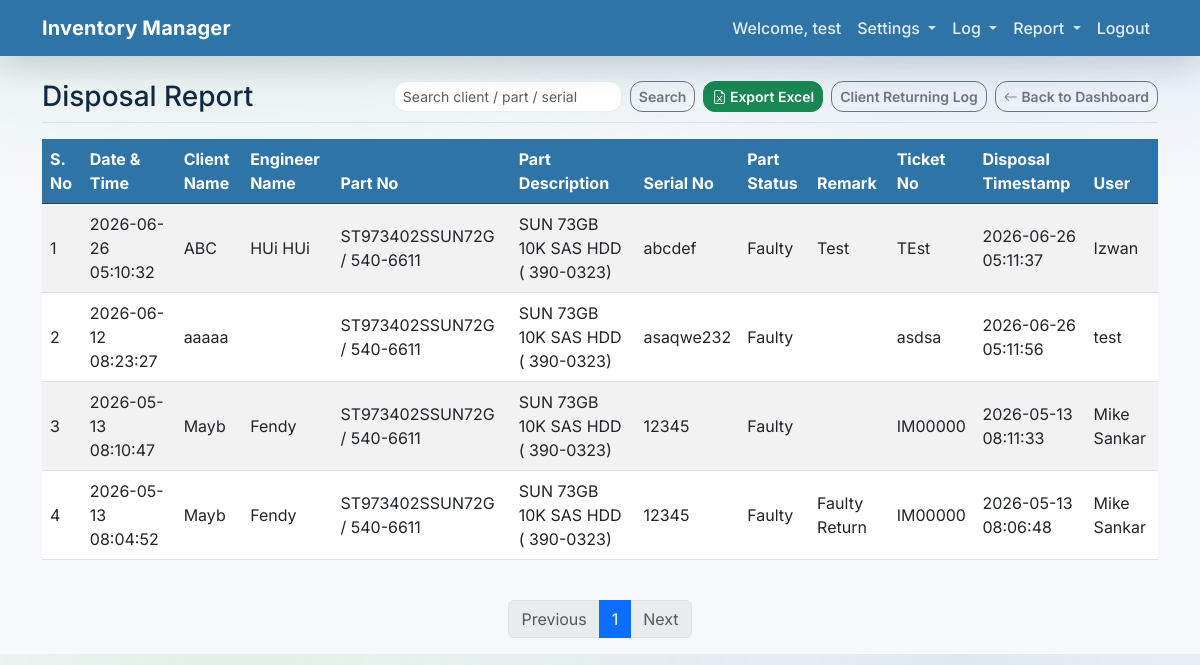
Screenshot of /reports/disposal-report (signed in) with the database file from the repository.
### app/models.py (models this page shows)
class User(Base):
    __tablename__ = "users"
    id = Column(Integer, primary_key=True, index=True)
    email = Column(String, unique=True, index=True)
    hashed_password = Column(String)
    full_name = Column(String, nullable=True)
    is_active = Column(Boolean, default=True)
    is_admin = Column(Boolean, default=False)

class ClientFaultyLog(Base):
    __tablename__ = "client_faulty_logs"
    id = Column(Integer, primary_key=True, index=True)
    created_at = Column(DateTime(timezone=True), server_default=func.now())
    user_id = Column(Integer, ForeignKey("users.id"), nullable=True)
    part_id = Column(Integer, ForeignKey("sku_parts.id"), nullable=True)
    client_name = Column(String, nullable=True, index=True)
    engineer_name = Column(String, nullable=True)
    part_no = Column(String, nullable=True, index=True)
    part_description = Column(String, nullable=True)
    serial_no = Column(String, nullable=True, index=True)
    part_status = Column(String, nullable=True)
    remark = Column(String, nullable=True)
    ticket_no = Column(String, nullable=True, index=True)
    disposed_flag = Column(Boolean, default=False)
    disposed_at = Column(DateTime(timezone=True), nullable=True)
    user = relationship("User")
    part = relationship("SkuPart")

### app/main.py (the view)
@app.get("/reports/disposal-report", response_class=HTMLResponse)
async def disposal_report(
    request: Request,
    page: int = 1,
    limit: int = 20,
    search: Optional[str] = None,
    success_msg: str | None = None,
    error_msg: str | None = None,
    db: Session = Depends(get_db),
):
    user = await auth.get_current_user_from_cookie(request, db)
    if not user:
        return RedirectResponse(url="/login?session_expired=true")
    page = max(page, 1)
    limit = max(min(limit, 200), 1)
    skip = (page - 1) * limit
    rows, total_count = crud.get_client_faulty_logs(db, skip=skip, limit=limit, search_query=search, disposed=True)
    total_pages = max((total_count + limit - 1) // limit, 1)
    return templates.TemplateResponse(
        request,
        "client_faulty_log.html",
        {
            "request": request,
            "user": user,
            "rows": rows,
            "page": page,
            "limit": limit,
            "total_pages": total_pages,
            "total_count": total_count,
            "search": search,
            "mode": "disposal",
            "success_msg": success_msg,
            "error_msg": error_msg,
        },
    )

### app/templates/client_faulty_log.html (shortened to what this page needs)
{% extends "base.html" %}
{% block content %}
<div class="d-flex justify-content-between flex-wrap flex-md-nowrap align-items-center pb-2 mb-3 border-bottom">
    {% if mode == 'disposal' %}
    <h2 class="h3 mb-0">Disposal Report</h2>
    {% else %}
    <h2 class="h3 mb-0">Client Returning Log</h2>
    {% endif %}
    <div class="btn-toolbar mb-2 mb-md-0 gap-2">
        {% if mode == 'disposal' %}
        <form class="d-flex" method="get" action="/reports/disposal-report">
        {% else %}
        <form class="d-flex" method="get" action="/reports/client-faulty-log">
        {% endif %}
            <input class="form-control form-control-sm me-2" type="search" placeholder="Search client / part / serial" name="search" value="{{ search or '' }}">
            <button class="btn btn-outline-secondary btn-sm" type="submit">Search</button>
        </form>
        {% if mode == 'disposal' %}
        <a href="/export/reports/disposal-report.xlsx{% if search %}?search={{ search }}{% endif %}" class="btn btn-success btn-sm">
            <i class="bi bi-file-earmark-excel"></i> Export Excel
        </a>
        {% else %}
        <a href="/export/reports/client-faulty-log.xlsx{% if search %}?search={{ search }}{% endif %}" class="btn btn-success btn-sm">
            <i class="bi bi-file-earmark-excel"></i> Export Excel
        </a>
        {% endif %}
        {% if mode != 'disposal' %}
        <a href="/reports/disposal-report" class="btn btn-outline-secondary btn-sm">Disposal Report</a>
        <button type="submit" class="btn btn-danger btn-sm" form="disposeForm">Disposal</button>
        {% else %}
        <a href="/reports/client-faulty-log" class="btn btn-outline-secondary btn-sm">Client Returning Log</a>
        {% endif %}
        <a href="/" class="btn btn-outline-secondary btn-sm">
            <i class="bi bi-arrow-left"></i> Back to Dashboard
        </a>
    </div>
</div>
<div class="table-responsive">
    <table class="table table-striped table-hover align-middle">
        <thead class="table-dark">
            <tr>
                <th scope="col">S. No</th>
                <th scope="col">Date &amp; Time</th>
                <th scope="col">Client Name</th>
                <th scope="col">Engineer Name</th>
                <th scope="col">Part No</th>
                <th scope="col">Part Description</th>
                <th scope="col">Serial No</th>
                <th scope="col">Part Status</th>
                <th scope="col">Remark</th>
                <th scope="col">Ticket No</th>
                {% if mode == 'disposal' %}
                <th scope="col">Disposal Timestamp</th>
                {% endif %}
                <th scope="col">User</th>
            </tr>
        </thead>
        <tbody>
            {% for r in rows %}
            <tr>
                <td>{{ (page - 1) * limit + loop.index }}</td>
                <td>{% if r.created_at %}{{ r.created_at.strftime("%Y-%m-%d %H:%M:%S") }}{% endif %}</td>
                <td>{{ r.client_name or '' }}</td>
                <td>{{ r.engineer_name or '' }}</td>
                <td>{{ r.part_no or '' }}</td>
                <td>{{ r.part_description or '' }}</td>
                <td>{{ r.serial_no or '' }}</td>
                <td>{{ r.part_status or '' }}</td>
                <td>{{ r.remark or '' }}</td>
                <td>{{ r.ticket_no or '' }}</td>
                {% if mode == 'disposal' %}
                <td>{% if r.disposed_at %}{{ r.disposed_at.strftime("%Y-%m-%d %H:%M:%S") }}{% endif %}</td>
                {% endif %}
                <td>{% if r.user %}{{ r.user.full_name or r.user.email or '' }}{% endif %}</td>
            </tr>
            {% else %}
            <tr>
                <td colspan="{% if mode == 'disposal' %}12{% else %}12{% endif %}" class="text-center py-4 text-muted">
                    {% if mode == 'disposal' %}No disposal logs found.{% else %}No client returning logs found.{% endif %}
                </td>
            </tr>
            {% endfor %}
        </tbody>
    </table>
</div>
<nav aria-label="Client returning log pagination" class="mt-4">
    <ul class="pagination justify-content-center">
        <li class="page-item {% if page == 1 %}disabled{% endif %}">
            {% if mode == 'disposal' %}
            <a class="page-link" href="/reports/disposal-report?page={{ page - 1 }}&limit={{ limit }}{% if search %}&search={{ search }}{% endif %}">Previous</a>
            {% else %}
            <a class="page-link" href="/reports/client-faulty-log?page={{ page - 1 }}&limit={{ limit }}{% if search %}&search={{ search }}{% endif %}">Previous</a>
            {% endif %}
        </li>
        {% for p in range(1, total_pages + 1) %}
        <li class="page-item {% if p == page %}active{% endif %}">
            {% if mode == 'disposal' %}
            <a class="page-link" href="/reports/disposal-report?page={{ p }}&limit={{ limit }}{% if search %}&search={{ search }}{% endif %}">{{ p }}</a>
            {% else %}
            <a class="page-link" href="/reports/client-faulty-log?page={{ p }}&limit={{ limit }}{% if search %}&search={{ search }}{% endif %}">{{ p }}</a>
            {% endif %}
        </li>
        {% endfor %}
        <li class="page-item {% if page == total_pages %}disabled{% endif %}">
            {% if mode == 'disposal' %}
            <a class="page-link" href="/reports/disposal-report?page={{ page + 1 }}&limit={{ limit }}{% if search %}&search={{ search }}{% endif %}">Next</a>
            {% else %}
            <a class="page-link" href="/reports/client-faulty-log?page={{ page + 1 }}&limit={{ limit }}{% if search %}&search={{ search }}{% endif %}">Next</a>
            {% endif %}
        </li>
    </ul>
</nav>
{% endblock %}

### app/templates/base.html (shortened to what this page needs)
<!DOCTYPE html>
<html lang="en">
<head>
    <link href="https://cdn.jsdelivr.net/npm/bootstrap@5.3.0/dist/css/bootstrap.min.css" rel="stylesheet">
    <link rel="stylesheet" href="https://cdn.jsdelivr.net/npm/bootstrap-icons@1.11.0/font/bootstrap-icons.css">
    <link rel="stylesheet" href="https://cdn.jsdelivr.net/npm/ag-grid-community/styles/ag-grid.css">
</head>
<body>
    {% block body_content %}
    <nav class="navbar navbar-expand-lg navbar-dark bg-primary mb-4">
        <div class="container">
            <a class="navbar-brand" href="/">Inventory Manager</a>
            <div class="collapse navbar-collapse" id="navbarNav">
                <ul class="navbar-nav ms-auto">
                    {% if user %}
                    <li class="nav-item">
                        <span class="nav-link text-white">Welcome, {{ user.full_name or user.email }}</span>
                    </li>
                    <li class="nav-item dropdown">
                        <a class="nav-link dropdown-toggle" href="#" id="settingsDropdown" role="button" data-bs-toggle="dropdown" aria-expanded="false">
                            Settings
                        </a>
                    </li>
                    <li class="nav-item dropdown">
                        <a class="nav-link dropdown-toggle" href="#" id="logDropdown" role="button" data-bs-toggle="dropdown" aria-expanded="false">
                            Log
                        </a>
                    </li>
                    <li class="nav-item dropdown">
                        <a class="nav-link dropdown-toggle" href="#" id="reportDropdown" role="button" data-bs-toggle="dropdown" aria-expanded="false">
                            Report
                        </a>
                    </li>
                    <li class="nav-item">
                        <a class="nav-link" href="/logout">Logout</a>
                    </li>
                    {% endif %}
                </ul>
            </div>
        </div>
    </nav>
    <div class="container">
        {% block content %}{% endblock %}
    </div>
    {% endblock %}
</body>
</html>

### app/templates/base.html (style rules this page uses)
:root { --bb-navy: #2f74a7; --bb-navy-hover: #275f88; --bb-teal: #2aa84a; --bb-teal-hover: #228a3d; --bb-bg: #f6f8fb; --bb-surface: #ffffff; --bb-border: #e6edf5; --bb-text: #102a43; --bb-muted: #6b7a90; --bs-primary: var(--bb-navy); --bs-link-color: var(--bb-teal); --bs-link-hover-color: var(--bb-teal-hover); --bs-body-font-family: Inter, system-ui, -apple-system, "Segoe UI", Roboto, "Helvetica Neue", Arial, "Noto Sans", "Liberation Sans", sans-serif; }
body { background: radial-gradient(900px 300px at 20% 0%, rgba(42, 168, 74, 0.10), rgba(42, 168, 74, 0.0) 65%), radial-gradient(900px 300px at 80% 0%, rgba(47, 116, 167, 0.12), rgba(47, 116, 167, 0.0) 65%), var(--bb-bg); color: var(--bb-text); }
.navbar.bg-primary { background-color: var(--bb-navy) !important; box-shadow: 0 10px 30px rgba(16, 42, 67, 0.18); }
.navbar-brand { font-weight: 700; letter-spacing: 0.2px; }
.nav-link { font-weight: 500; }
.navbar .nav-link { color: rgba(255, 255, 255, 0.88) !important; }
.navbar .dropdown-toggle::after { opacity: 0.9; }
.btn { border-radius: 12px; font-weight: 600; }
.form-control, .form-select, .input-group-text { border-radius: 12px; border-color: var(--bb-border); }
.table-dark { --bs-table-bg: var(--bb-navy); --bs-table-striped-bg: rgba(255, 255, 255, 0.04); --bs-table-striped-color: #ffffff; --bs-table-color: #ffffff; }

### rows the page displays
User: full_name "test"
ClientFaultyLog: index "1", created_at "2026-06-26 05:10:32", client_name "ABC", engineer_name "HUi HUi", part_no "ST973402SSUN72G / 540-6611", part_description "SUN 73GB 10K SAS HDD ( 390-0323)", serial_no "abcdef", part_status "Faulty", remark "Test", ticket_no "TEst", disposed_at "2026-06-26 05:11:37", user "Izwan"
ClientFaultyLog: index "2", created_at "2026-06-12 08:23:27", client_name "aaaaa", part_no "ST973402SSUN72G / 540-6611", part_description "SUN 73GB 10K SAS HDD ( 390-0323)", serial_no "asaqwe232", part_status "Faulty", ticket_no "asdsa", disposed_at "2026-06-26 05:11:56", user "test"
ClientFaultyLog: (page-1)*limit+loop.index "3", created_at "2026-05-13 08:10:47", client_name "Mayb", engineer_name "Fendy", part_no "ST973402SSUN72G / 540-6611", part_description "SUN 73GB 10K SAS HDD ( 390-0323)", serial_no "12345", part_status "Faulty", ticket_no "IM00000", disposed_at "2026-05-13 08:11:33", user "Mike Sankar"
ClientFaultyLog: index "4", created_at "2026-05-13 08:04:52", client_name "Mayb", engineer_name "Fendy", part_no "ST973402SSUN72G / 540-6611", part_description "SUN 73GB 10K SAS HDD ( 390-0323)", serial_no "12345", part_status "Faulty", remark "Faulty Return", ticket_no "IM00000", disposed_at "2026-05-13 08:06:48", user "Mike Sankar"

### other values shown
{{ p }} "1"
